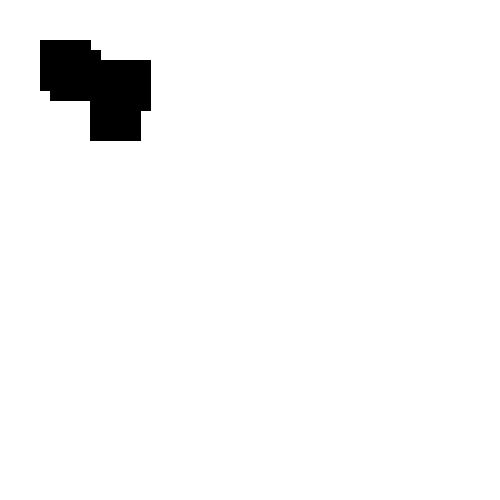
Frame 1 (no input)
Frame 60 (the mouse pressed at the canvas centre just before this capture): identical to frame 1, image omitted
Frame 120 (the mouse held since frame 60 and released just before this capture): identical to frame 1, image omitted

The Processing sketch that drew this single still picture (run headless with seeded random() and noise(); from frame 60 on, the mouse is pressed at the canvas centre):

// Processing sketch: Oefen1
// ── Oefen1.pde

float len = 50;
boolean Onrect = false;
boolean red = true;
boolean green = false;
boolean blue = false;

void setup()
{
  size(500, 500);
}
void draw()
{
  background(255);
  

  for (int i =0; i< recx.length; i++) {
    if(Touching[i]){
      fill(r[i],g[i],b[i]);
      if (i == 3)
    {
      if (red == true){
       r[i] +=5;
     }
     if (r[i]== 255){red = false; green = true; r[i] = 0;}
     
    if (green == true){
       g[i] +=5;
     }
     if (g[i]== 255){green = false;blue = true; g[i] = 0;}

    
    if (blue == true){
       b[i] +=5;
     }
     if (b[i]== 255){blue = false; red = true; b[i] = 0;}
    }
    
    }else{
      fill(0);
    }
    rect(recx[i], recy[i], len, len);
  }
}
void mouseDragged()
{
  for (int i = 0; i < Touching.length; i++) {
    if (Touching[i] == true)
    {
      recx[i] = mouseX - offsetx[i] ;
      recy[i] = mouseY - offsety[i] ;
    }
  }
}
void mousePressed() {
  for (int i =0; i< recx.length; i++) {
    if (mouseX <= (recx[i]+len) && mouseX >= recx[i])
    {
      if (mouseY <= (recy[i]+len) && mouseY >= recy[i])
      {
        Touching[i] = true;
        offsetx[i] = mouseX - recx[i];
        offsety[i] = mouseY - recy[i];
      }
    }
  }
}

float[] recx = {50, 90, 40,100};
float[] recy = {50, 90, 40, 60};
float[] offsetx = {0,0,0,0};
float[] offsety= {0,0,0,0};
boolean[] Touching= {false, false, false,false};
float[] r = {255,0,0,50};
float[] g = {0,255,0,50};
float[] b = {0,0,255,50};
void mouseReleased() {
  for (int i = 0; i < Touching.length; i++) {
    Touching[i] = false;
  }
}
